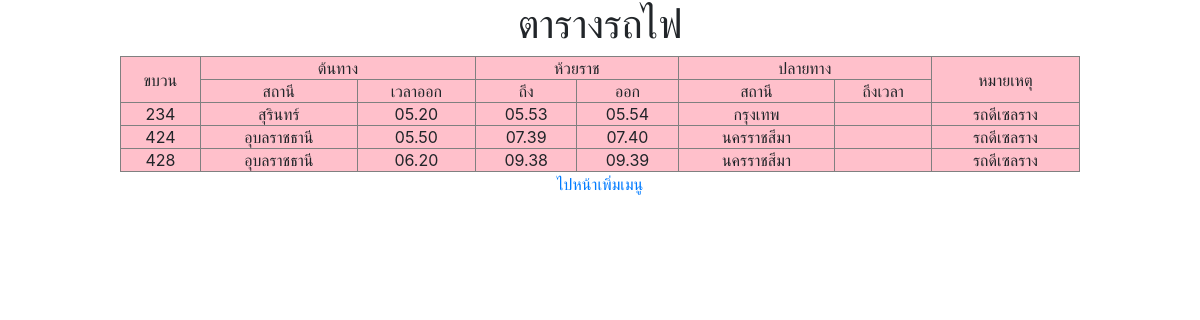
Page /index.php/manage_menu/showall on the committed database.
### tables this page shows
CREATE TABLE `train` (
  `T` int(3) NOT NULL,
  `Station` varchar(30) NOT NULL,
  `Timeout` varchar(20) NOT NULL,
  `To_Station` varchar(20) NOT NULL,
  `out_Station` varchar(20) NOT NULL,
  `Station_destination` varchar(20) NOT NULL,
  `To_time` varchar(20) NOT NULL,
  `Note` varchar(20) NOT NULL
);

### application/controllers/manage_menu.php (called while the page is built, shortened)
<?php
class Manage_menu extends CI_Controller {
	function __construct(){
		$this->load->model('Menu_model','Menu');
	}
	public function showall()
	{
		$result['menus'] = $this->Menu->getAll();
		$this->load->view('view_menu',$result);
	}
}

### index.php (called while the page is built, shortened)
<?php
require_once BASEPATH.'core/CodeIgniter.php';

### application/models/menu_model.php (called while the page is built, shortened)
<?php defined('BASEPATH') OR exit('No direct script access allowed');
class Menu_model extends CI_Model {
		function getAll(){
			$this->db->select('T, Station,Timeout,To_Station,out_Station,Station_destination,To_time,Note');
			$this->db->where('Note','รถดีเซลราง');
			$result = $this->db->get('train');
			return $result;
		}
}

### application/views/view_menu.php (the view, shortened to what this page needs)
<link rel="stylesheet" href="https://stackpath.bootstrapcdn.com/bootstrap/4.4.1/css/bootstrap.min.css">
?><!DOCTYPE html>
<html lang="en">
<head>
</head>
<body>
<table  border="1">
<table  border="1">
	<table align="center" border="1"width="80%" bgcolor="pink">
	<center><h1>ตารางรถไฟ</h1></center>
  <tr>
    <td rowspan="2"><center>ขบวน</center></td>
   <td colspan="2"><center> ต้นทาง</center></td>
   <td colspan="2"><center> ห้วยราช</center></td>
   <td colspan="2"><center> ปลายทาง</center></td>
   <td rowspan="2"><center>หมายเหตุ</center></td>
  </tr>
  <tr>
    <td><center>สถานี</center></td>
	<td><center>เวลาออก</center></td>
	<td><center>ถึง</center></td>
	<td><center>ออก</center></td>
	<td><center>สถานี</center></td>
	<td><center>ถึงเวลา</center></td>
  </tr>
<?php
	foreach($menus->result_array() as $menu){
		echo "<tr align=\"center\">";
			echo"<td>".$menu['T'];
			echo"<td>".$menu['Station']."</td>";
			echo"<td>".$menu['Timeout']."</td>";
			echo"<td>".$menu['To_Station']."</td>";
			echo"<td>".$menu['out_Station']."</td>";
			echo"<td>".$menu['Station_destination']."</td>";
			echo"<td>".$menu['Totime']."</td>";
			echo"<td>".$menu['Note']."</td>";
			}
?>
		</table>
		<center><a href="http://localhost/menuproject/index.php/Manage_menu/">ไปหน้าเพิ่มเมนู</a></center>
</body>
</html>

### rows in the picture
train: T "234", Station "สุรินทร์", Timeout "05.20", To_Station "05.53", out_Station "05.54", Station_destination "กรุงเทพ", Note "รถดีเซลราง"
train: T "424", Station "อุบลราชธานี", Timeout "05.50", To_Station "07.39", out_Station "07.40", Station_destination "นครราชสีมา", Note "รถดีเซลราง"
train: T "428", Station "อุบลราชธานี", Timeout "06.20", To_Station "09.38", out_Station "09.39", Station_destination "นครราชสีมา", Note "รถดีเซลราง"
